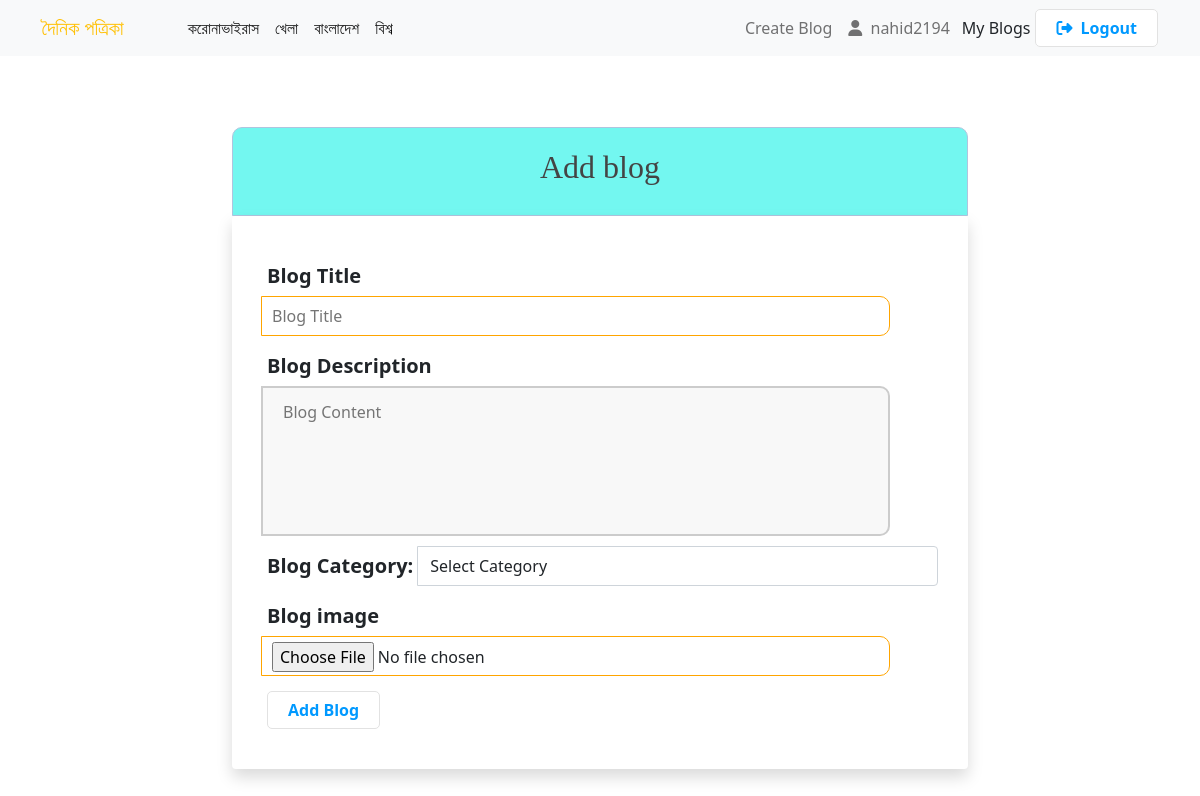
The app's page /addBlog.php (signed in) with its own data.
### tables this page shows
CREATE TABLE `category` (
  `id` int(11) NOT NULL,
  `category_name` varchar(100) NOT NULL
);

### addBlog.php (the view, shortened to what this page needs)
<!DOCTYPE html>
<html lang="en">
<?php
include_once("config.php");
$title = '';
$description =  '';
?>
<head>
    <link href="https://cdn.jsdelivr.net/npm/bootstrap@5.0.2/dist/css/bootstrap.min.css" rel="stylesheet">
    <link rel="stylesheet" href="css/style.css">
</head>
<body>
    <?php
    include("navbar.php");
    ?>
    <section class="container">
        <div class="row vh-100">
            <div class="m-auto col-md-10 col-lg-8 col-sm-10 ">
                <div class="text-white header">
                    <h2>Add blog </h2>
                </div>
                <div>
                    <form class="bg-white rounded shadow" method="post" action="" enctype="multipart/form-data">
                        <div class="input-group">
                            <label>Blog Title</label>
                            <input type="text" name="title" placeholder="Blog Title" value="<?php echo $title; ?>">
                        </div>
                        <div class="input-group"><label>Blog Description</label>
                            <textarea type="textarea" name="description" placeholder="Blog Content"
                                value="<?php echo $description; ?>"></textarea>
                        </div>
                        <div class="input-group">
                            <label for="blog-category">Blog Category:</label>
                            <select name="category" id="blog-category" class="form-control">
                            <option disabled selected> Select Category</option>
                            </select>
                        </div>
                        <div class="input-group">
                            <label>Blog image</label>
                            <br>
                            <input type="file" name="fileToUpload" required>
                        </div>
                        <div class="input-group">
                            <button type="submit" class="loginBtn" name="addblog">Add Blog</button>
                        </div>
                    </form>
                </div>
            </div>
        </div>
    </section>
</body>
</html>

### navbar.php (shortened to what this page needs)
<!DOCTYPE html>
<html lang="en">
<head>
</head>
<body>
    <header class="container">
        <nav class="mb-5 navbar navbar-expand-lg navbar-light bg-light fixed-top">
            <div class="container">
                <a class="navbar-brand text-warning" href="index.php">দৈনিক পত্রিকা</a>
                <div class="collapse navbar-collapse" id="navbarSupportedContent">
                    <ul class="navbar-nav">
                        <?php
                                 include("config.php");
                                 mysqli_query($mysqli, 'SET CHARACTER SET utf8');
                                 mysqli_query($mysqli, "SET SESSION collation_connection ='utf8_general_ci'");
                                $sql = "SELECT * FROM category";
                                $result = mysqli_query($mysqli, $sql) or die("Query Failed");
                                if (mysqli_num_rows($result) > 0) {
                                while ($row = mysqli_fetch_assoc($result)) { ?>
                        <li class="nav-item">
                            <a class="nav-link active" href="blogcategory.php?id=<?php echo $row['id']; ?>"> <?php echo "{$row['category_name'] }" ?> </a>
                        </li>
                        <?php
                                }
                            }
                        ?>
                    </ul>
                    <ul class="navbar-nav ms-auto">
                        <?php if (!empty($_SESSION['username'])) : ?>
                        <ul class="navbar-nav ms-auto">
                            <li class="nav-item">
                                <a href="addBlog.php" class="nav-link">Create Blog</a>
                            </li>
                            <li class="nav-item">
                                <a href="#" class="nav-link">
                                    <i class="fas fa-user"></i>
                                    <span class="ms-1 font-weight-bold"> <?php echo $_SESSION['username']; ?></span>
                                </a>
                            </li>
                            <li class="m-auto nav-item">
                                <a href="myblogs.php">
                                    <span class="ms-1 font-weight-bold text-dark">My Blogs</span>
                                </a>
                            </li>
                            <li class="m-auto nav-item">
                                <a href="logout.php" class="loginBtn">
                                    <i class="fas fa-sign-out-alt"></i>
                                    <span class="ms-1 font-weight-bold">Logout</span>
                                </a>
                            </li>
                        </ul>
                        <?php else : ?>
                        <a href="login.php"> <button class="loginBtn">Login</button></a>
                        <?php endif ?>
                    </ul>
                </div>
            </div>
        </nav>
    </header>
    <br>
    <br>
</body>
</html>

### css/style.css (style rules this page uses)
* { margin: 0px; padding: 0px; }
html { height: 100%; box-sizing: border-box; }
body { position: relative; margin: 0; padding-bottom: 6rem; min-height: 100%; }
h1, h2, h3, h4, h5, h6 { color: #444; font-family: 'Averia Serif Libre', cursive; }
a { text-decoration: none; }
ul, ol { margin-left: 40px; }
.header { color: white; text-align: center; background: rgb(115, 247, 240); padding: 20px; border-radius: 10px 10px 0px 0px; border: 1px solid #B0C4DE; }
form { padding: 30px; border-radius: 0px 0px 10px 10px; }
.input-group { margin: 10px 0px; }
.input-group label { display: block; text-align: left; margin: 5px; font-weight: bolder; font-size: 20px; }
.input-group input { height: 40px; width: 93%; padding: 5px 10px; font-size: 16px; border-radius: 10px; border: 1px solid orange; }
textarea { width: 93%; height: 150px; padding: 12px 20px; box-sizing: border-box; border: 2px solid #ccc; border-radius: 10px; background-color: #f8f8f8; resize: none; }
.loginBtn { color: #09f; background-color: white; border: 1px solid #e2e2e2; line-height: 1.38; font-weight: bold; border-radius: 2px; width: auto; height: 32px; padding: 5px 20px; margin: 0.8rem 0 0 0.8rem; }

### addBlog.php (style rules this page uses)
.loginBtn { color: #09f; background-color: white; border: 1px solid #e2e2e2; line-height: 1.38; font-weight: bold; border-radius: 5px; width: auto; height: auto; padding: 7px 20px; margin: 5px 0 0 5px; }

### navbar.php (style rules this page uses)
.loginBtn { color: #09f; background-color: white; border: 1px solid #e2e2e2; line-height: 1.38; font-weight: bold; border-radius: 5px; width: auto; height: auto; padding: 7px 20px; margin: 5px 0 0 5px; }

### records on screen
category: category_name "করোনাভাইরাস"
category: category_name "খেলা"
category: category_name "বাংলাদেশ"
category: category_name "বিশ্ব"

### other values on screen
$_SESSION['username'] "nahid2194"
